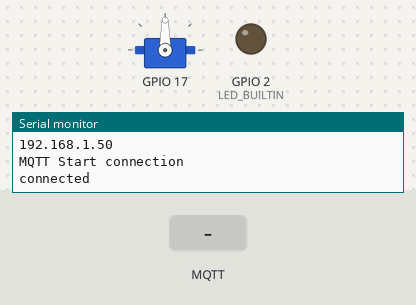
The program below on a simulated ESP32. Shown: servo, output pins drawn as LEDs (lit = HIGH), the last lines printed to the serial monitor. Inputs (shaded band) come from the test bench. Uploads are accepted with an empty reply; no MQTT or app messages arrive unless stated.

Above: at 4.0 s.
4.1 s: MQTT message "on" arrives on the second subscribed topic
At 5.4 s:
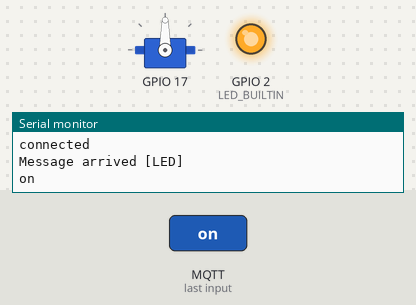
5.7 s: MQTT message "gym/main/curtains" arrives on the first subscribed topic
7.2 s: MQTT message "LED" arrives on the first subscribed topic
Timing chart, 0 to 10.2 s (numbered marks = the images above; inputs shaded):
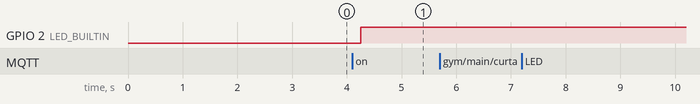

Measured:
- after the input at 4.1 s, GPIO 2 (LED_BUILTIN): LOW → HIGH after 0.16 s

The program:

main.cpp
```cpp
#include <PIWiFi.h>
#include <PIMQTT.h>
#include <PICurtains.h>
#include <PIOTA.h>

char *wifiSSID = "CLARO_WIFI1F5";
char *wifiPassword = "CLAROI743";
char *mqttServerIP = "192.168.0.112";
int mqttPort = 1883;
char *mqttClientID = "CurtainsClient";

PIWiFi *wiFiController;
PIMQTT *mqttController;
PIOTA *otaManager;
PICurtains *curtainsManager;

void callback(char *topic, byte *payload, unsigned int length)
{
  Serial.println("Message arrived [" + String(topic) + "]");

  String message;

  for (int i = 0; i < length; i++)
  {
    message += (char)payload[i];
  }

  Serial.println(message);

  String stringTopic = String(topic);

  if (stringTopic == "gym/main/curtains")
  {
    curtainsManager->handle(message);
  }

  if (stringTopic == "LED")
  {
    if (message == "on")
    {
      digitalWrite(LED_BUILTIN, HIGH);
    }

    if (message == "off")
    {
      digitalWrite(LED_BUILTIN, LOW);
    }
  }
}

void setup()
{
  Serial.begin(115200);

  pinMode(LED_BUILTIN, OUTPUT);

  ESP32PWM::allocateTimer(0);
  ESP32PWM::allocateTimer(1);
  ESP32PWM::allocateTimer(2);
  ESP32PWM::allocateTimer(3);

  wiFiController = new PIWiFi(wifiSSID, wifiPassword, 500);
  mqttController = new PIMQTT(mqttServerIP, mqttClientID, mqttPort);
  mqttController->_mqttClient->setCallback(callback);

  otaManager = new PIOTA();

  curtainsManager = new PICurtains(17, 1000);
}

void loop()
{
  wiFiController->loop();
  mqttController->loop();
  otaManager->loop();
}
```
